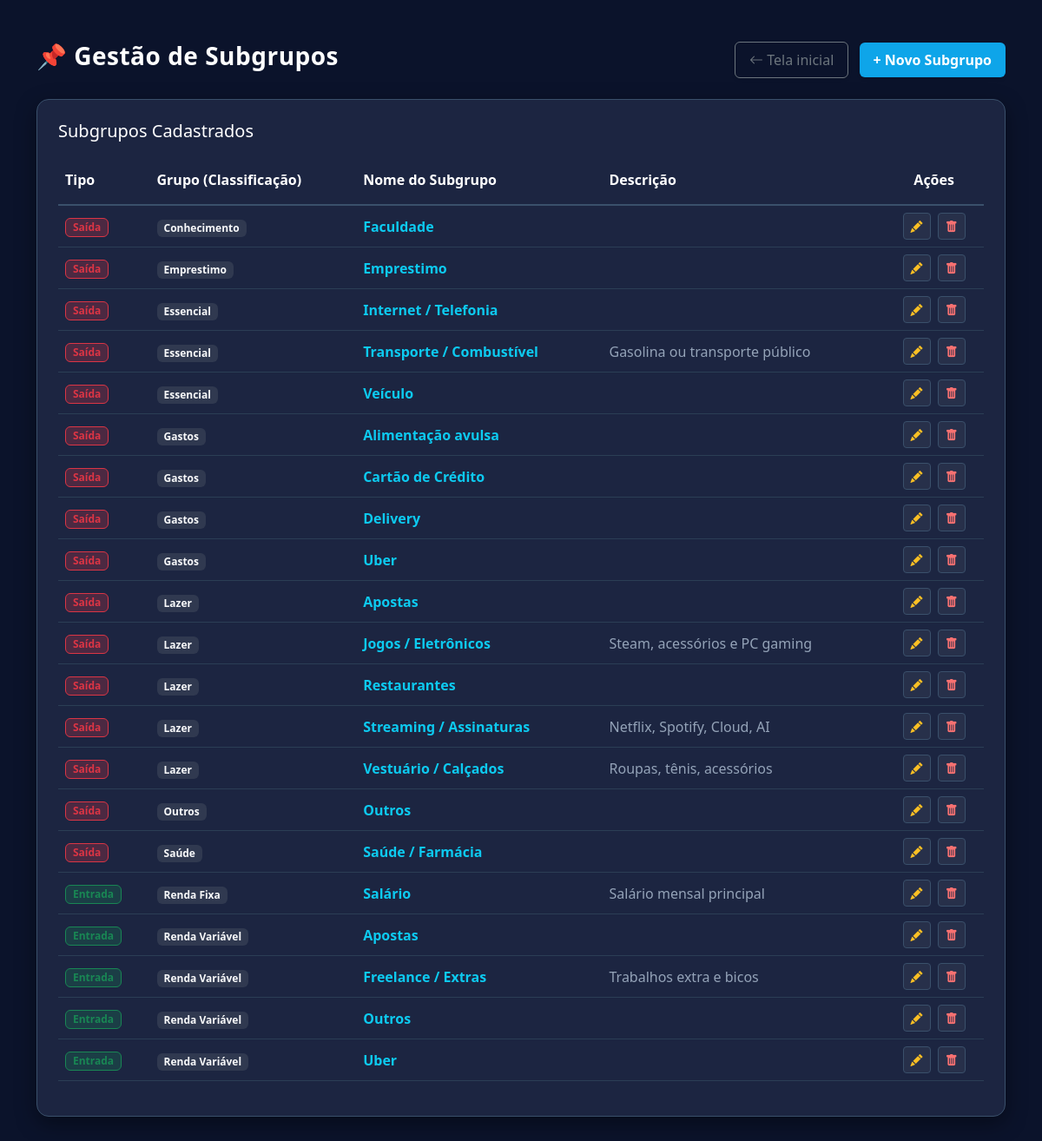
Screenshot of /subgrupos/index.php with the database file from the repository.
### tables this page shows
CREATE TABLE subgrupos (
        id INTEGER PRIMARY KEY AUTOINCREMENT,
        tipo TEXT NOT NULL,
        grupo TEXT,
        nome TEXT NOT NULL,
        descricao TEXT
    );

### subgrupos/index.php (the view, shortened to what this page needs)
<?php
include '../db/conexao.php';
$subgrupos = [];
try {
    $stmt = $pdo->query("SELECT * FROM subgrupos ORDER BY tipo DESC, grupo ASC, nome ASC");
    $subgrupos = $stmt->fetchAll(PDO::FETCH_ASSOC);
} catch (Exception $e) {
    $mensagem = "<div class='alert alert-danger bg-dark text-danger border-danger mt-3'>Erro: " . $e->getMessage() . "</div>";
}
?>
<!DOCTYPE html>
<html lang="pt-BR">
<head>
    <link href="https://cdn.jsdelivr.net/npm/bootstrap@5.3.0/dist/css/bootstrap.min.css" rel="stylesheet">
    <link rel="stylesheet" href="https://cdn.jsdelivr.net/npm/bootstrap-icons@1.10.5/font/bootstrap-icons.css">
</head>
<body>
    <div class="container mt-5 mb-5">
        <div class="row align-items-center mb-4">
            <div class="col-md-6">
                <h2 class="navbar-brand fs-3">📌 Gestão de Subgrupos</h2>
            </div>
            <div class="col-md-6 text-md-end mt-3 mt-md-0">
                <a href="../view/dashboard.php" class="btn btn-outline-secondary me-2 px-3 py-2 shadow-sm">
                    <i class="bi bi-arrow-left"></i> Tela inicial
                </a>
                <a href="novo_subgrupo.php" class="btn btn-info-custom px-3 py-2 shadow-sm">+ Novo Subgrupo</a>
            </div>
        </div>
        <div class="card card-custom p-4">
            <h4 class="mb-3 fs-5 text-white">Subgrupos Cadastrados</h4>
            <div class="table-responsive">
                <table class="table align-middle">
                    <thead>
                        <tr style="border-bottom: 2px solid #3a506b;">
                            <th class="py-3 text-white">Tipo</th>
                            <th class="py-3 text-white">Grupo (Classificação)</th>
                            <th class="py-3 text-white">Nome do Subgrupo</th>
                            <th class="py-3 text-white">Descrição</th>
                            <th class="text-center py-3 text-white">Ações</th>
                        </tr>
                    </thead>
                    <tbody>
                        <?php if (count($subgrupos) > 0): ?>
                            <?php foreach ($subgrupos as $s): ?>
                                <tr>
                                    <td>
                                        <?php if ($s['tipo'] == 'Entrada'): ?>
                                            <span
                                                class="badge bg-success bg-opacity-25 text-success border border-success px-2 py-1">Entrada</span>
                                        <?php else: ?>
                                            <span
                                                class="badge bg-danger bg-opacity-25 text-danger border border-danger px-2 py-1">Saída</span>
                                        <?php endif; ?>
                                    </td>
                                    <td><span
                                            class="badge bg-secondary bg-opacity-25 text-light px-2 py-1"><?php echo htmlspecialchars($s['grupo'] ?? ''); ?></span>
                                    </td>
                                    <td class="fw-bold text-info"><?php echo htmlspecialchars($s['nome'] ?? ''); ?></td>
                                    <td class="texto-auxiliar"><?php echo htmlspecialchars($s['descricao'] ?? ''); ?></td>
                                    <td class="text-center">
                                        <a href="editar_subgrupo.php?id=<?php echo $s['id']; ?>"
                                            class="btn btn-sm btn-action-edit me-1" title="Editar">
                                            <i class="bi bi-pencil-fill"></i>
                                        </a>
                                        <a href="index.php?deletar=<?php echo $s['id']; ?>" class="btn btn-sm btn-action-delete"
                                            title="Apagar"
                                            onclick="return confirm('Tem a certeza de que quer apagar este subgrupo, Uai?');">
                                            <i class="bi bi-trash-fill"></i>
                                        </a>
                                    </td>
                                </tr>
                            <?php endforeach; ?>
                        <?php endif; ?>
                    </tbody>
                </table>
            </div>
        </div>
    </div>
</body>
</html>

### subgrupos/index.php (style rules this page uses)
body { background-color: #0b132b; color: #ffffff; font-family: 'Segoe UI', Tahoma, Geneva, Verdana, sans-serif; }
.card-custom { border-radius: 14px; background-color: #1c2541; border: 1px solid #3a506b; box-shadow: 0 8px 24px rgba(0, 0, 0, 0.4); }
.texto-auxiliar { color: #94a3b8 !important; font-weight: 500; }
.table { color: #ffffff; background-color: transparent !important; }
.table th, .table td { background-color: transparent !important; color: #ffffff; border-color: #2b3e55 !important; }
.btn-info-custom { background-color: #0ea5e9; border: none; font-weight: 600; color: white; }
.btn-action-edit { background-color: rgba(255, 255, 255, 0.05); color: #fbbf24; border: 1px solid #3a506b; }
.btn-action-delete { background-color: rgba(255, 255, 255, 0.05); color: #f87171; border: 1px solid #3a506b; }
.navbar-brand { font-weight: bold; color: #ffffff; letter-spacing: 0.5px; }

### rows the page displays
subgrupos: tipo "Saída", grupo "Conhecimento", nome "Faculdade"
subgrupos: tipo "Saída", grupo "Emprestimo", nome "Emprestimo"
subgrupos: tipo "Saída", grupo "Essencial", nome "Internet / Telefonia"
subgrupos: tipo "Saída", grupo "Essencial", nome "Transporte / Combustível", descricao "Gasolina ou transporte público"
subgrupos: tipo "Saída", grupo "Essencial", nome "Veículo"
subgrupos: tipo "Saída", grupo "Gastos", nome "Alimentação avulsa"
subgrupos: tipo "Saída", grupo "Gastos", nome "Cartão de Crédito"
subgrupos: tipo "Saída", grupo "Gastos", nome "Delivery"
subgrupos: tipo "Saída", grupo "Gastos", nome "Uber"
subgrupos: tipo "Saída", grupo "Lazer", nome "Apostas"
subgrupos: tipo "Saída", grupo "Lazer", nome "Jogos / Eletrônicos", descricao "Steam, acessórios e PC gaming"
subgrupos: tipo "Saída", grupo "Lazer", nome "Restaurantes"
subgrupos: tipo "Saída", grupo "Lazer", nome "Streaming / Assinaturas", descricao "Netflix, Spotify, Cloud, AI"
subgrupos: tipo "Saída", grupo "Lazer", nome "Vestuário / Calçados", descricao "Roupas, tênis, acessórios"
subgrupos: tipo "Saída", grupo "Outros", nome "Outros"
subgrupos: tipo "Saída", grupo "Saúde", nome "Saúde / Farmácia"
subgrupos: tipo "Entrada", grupo "Renda Fixa", nome "Salário", descricao "Salário mensal principal"
subgrupos: tipo "Entrada", grupo "Renda Variável", nome "Apostas"
subgrupos: tipo "Entrada", grupo "Renda Variável", nome "Freelance / Extras", descricao "Trabalhos extra e bicos"
subgrupos: tipo "Entrada", grupo "Renda Variável", nome "Outros"
subgrupos: tipo "Entrada", grupo "Renda Variável", nome "Uber"
